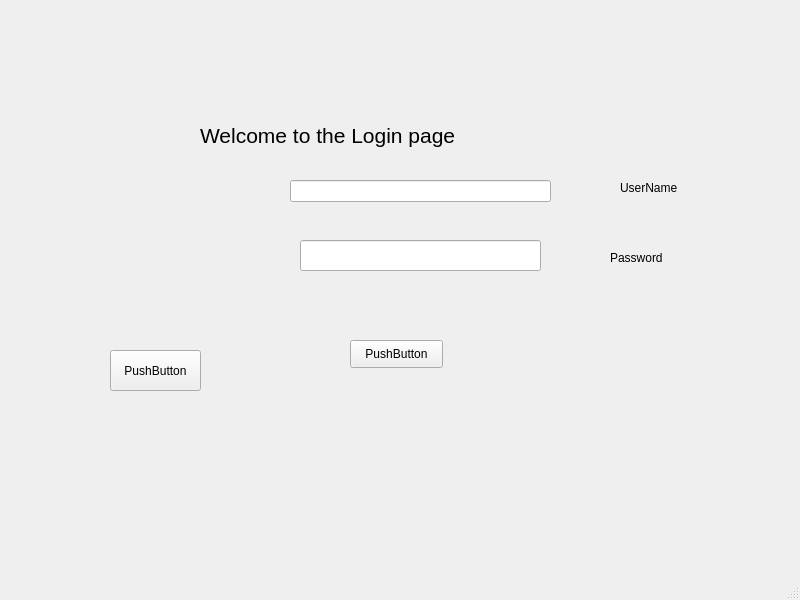
<?xml version="1.0" encoding="UTF-8"?>
<ui version="4.0">
 <class>Loginwindow</class>
 <widget class="QMainWindow" name="Loginwindow">
  <property name="geometry">
   <rect>
    <x>0</x>
    <y>0</y>
    <width>800</width>
    <height>600</height>
   </rect>
  </property>
  <property name="windowTitle">
   <string>MainWindow</string>
  </property>
  <widget class="QWidget" name="centralwidget">
   <widget class="QLabel" name="welcomeLabel">
    <property name="geometry">
     <rect>
      <x>200</x>
      <y>120</y>
      <width>651</width>
      <height>31</height>
     </rect>
    </property>
    <property name="font">
     <font>
      <pointsize>16</pointsize>
     </font>
    </property>
    <property name="text">
     <string>Welcome to the Login page</string>
    </property>
   </widget>
   <widget class="QLabel" name="label">
    <property name="geometry">
     <rect>
      <x>620</x>
      <y>180</y>
      <width>91</width>
      <height>16</height>
     </rect>
    </property>
    <property name="text">
     <string>UserName</string>
    </property>
   </widget>
   <widget class="QLabel" name="label_2">
    <property name="geometry">
     <rect>
      <x>610</x>
      <y>250</y>
      <width>55</width>
      <height>16</height>
     </rect>
    </property>
    <property name="text">
     <string>Password</string>
    </property>
   </widget>
   <widget class="QLineEdit" name="LoginUserName">
    <property name="geometry">
     <rect>
      <x>290</x>
      <y>180</y>
      <width>261</width>
      <height>22</height>
     </rect>
    </property>
   </widget>
   <widget class="QLineEdit" name="LoginPassword">
    <property name="geometry">
     <rect>
      <x>300</x>
      <y>240</y>
      <width>241</width>
      <height>31</height>
     </rect>
    </property>
   </widget>
   <widget class="QPushButton" name="pushButton">
    <property name="geometry">
     <rect>
      <x>350</x>
      <y>340</y>
      <width>93</width>
      <height>28</height>
     </rect>
    </property>
    <property name="text">
     <string>PushButton</string>
    </property>
   </widget>
   <widget class="QPushButton" name="pushButton_2">
    <property name="geometry">
     <rect>
      <x>110</x>
      <y>350</y>
      <width>91</width>
      <height>41</height>
     </rect>
    </property>
    <property name="text">
     <string>PushButton</string>
    </property>
   </widget>
  </widget>
  <widget class="QMenuBar" name="menubar">
   <property name="geometry">
    <rect>
     <x>0</x>
     <y>0</y>
     <width>800</width>
     <height>21</height>
    </rect>
   </property>
  </widget>
  <widget class="QStatusBar" name="statusbar"/>
 </widget>
 <resources/>
 <connections/>
</ui>
